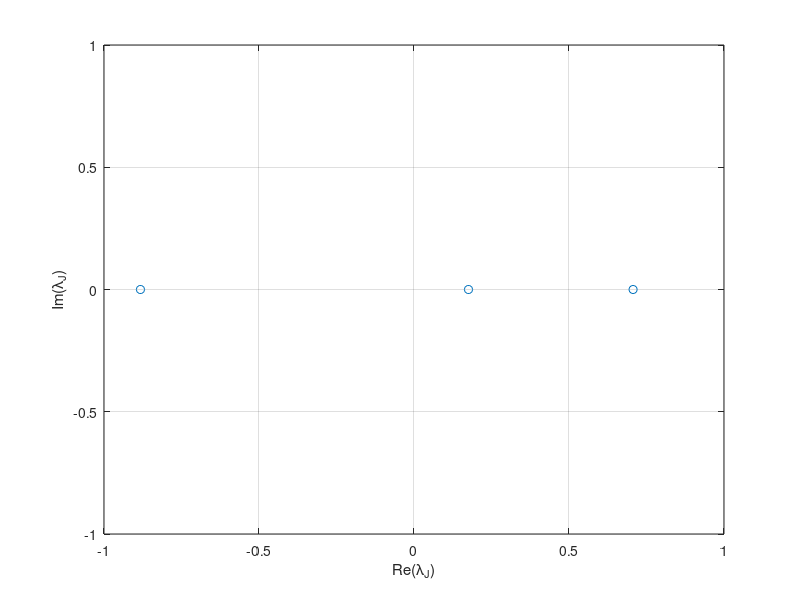
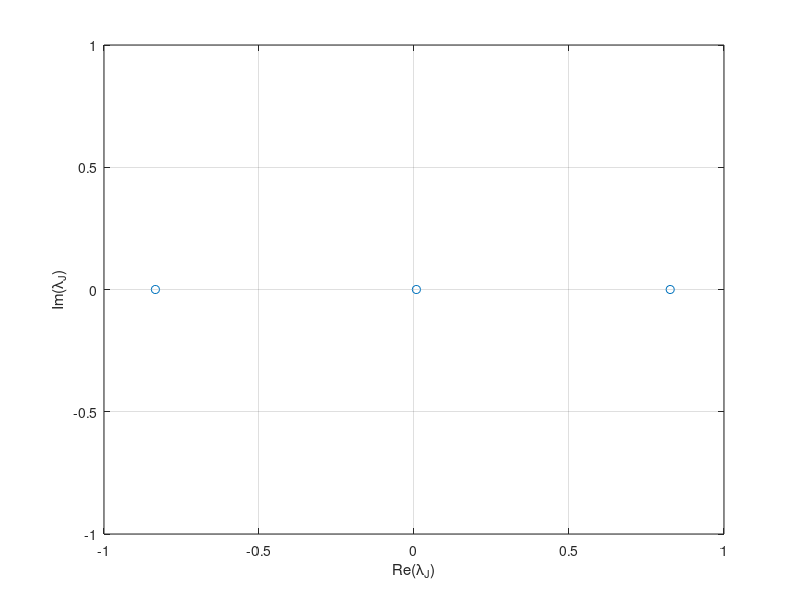

These charts were generated, in order, by the following MATLAB code:


clear all;
%% Onset Conditions
% dimension:
N=3;
% Radius of the N-sphere
R = sqrt(N);
% correlation paramter:
eta=0.0;
% amplitude
JAmp=1;
% Sparsity of J
Mdensity=0;
% Initialise
J=zeros(N,N);



%%%%%%%%%%%%%%%%%%%%%%%%%%%%%%%%%%%%%
%%% Other 
%%%

% Radius of the N-sphere
R_squared = 1 ;
R = sqrt(R_squared);

% Number of time steps:
N_tot=300000;
% Delta t:
Dt=0.001;
% Temperature: Increase it!!!
T=0.000;
% Initialise
J=zeros(N,N);
x=zeros(N,N_tot);

% ICs
var_ICs_X=0.01;
x(:,1)=var_ICs_X*randn(N,1);
M=sum(x(:,1).^2);
% Fix the constraint sum x^2=N for all t
x(:,1)=x(:,1)*sqrt(N)/sqrt(M);

%%%%%%%%%%%%%%%%%%%%%%%%%%%

%% Generate Random Matrix
%%(max eigval UNIQUE and positive):


eta=1;

if eta==0
    button = 0;
    while button < 1  
        J=(JAmp/sqrt(N))*randn(N); 
%         J=J-diag(diag(J)) % Non-selfinteracting
        igval=eig(J);
        eigvalmaxPos = find(igval == max(real(eig(J))));
        if imag(igval(eigvalmaxPos)) == 0
            if igval(eigvalmaxPos) < 0.55 & igval(eigvalmaxPos) > 0.0
                button = button + 1;
            end
        end
        
    end    
 % In case you want sparse:  
 % J=JAmp/sqrt(n)*sprandn(n,n,Mdensity);
else
    a=sqrt(1-eta^2);
    a=sqrt((1-a)/2);
    b=eta/(2*a);    
    J=JAmp/sqrt(N)*randn(N);    
 % In case you want sparse:  
 % J=JAmp/sqrt(n)*sprandn(n,n,Mdensity);
    J=a*J+b*J';
    J=J-diag(diag(J)); % Non-selfinteracting
end;
figure;
plot(real(eig(J)),imag(eig(J)),'o');hold on;grid on;
xlabel('Re(\lambda_J)');
ylabel('Im(\lambda_J)');
hold off;


 %% Generate Random Matrix:
 %%( max eigval COMPLEX CONJUGATE)
if eta==0
    button = 0;
while button < 1  
 J=JAmp/sqrt(N)*randn(N); 
    igval=eig(J);
    eigvalmaxPos = find(real(igval) == max(real(eig(J))));
    if imag(igval(eigvalmaxPos)) ~= 0
        real(igval(eigvalmaxPos))
        if real(igval(eigvalmaxPos)) < .5 & real(igval(eigvalmaxPos)) > 0.00001
        button = button + 1;
        end
    end
end
 % In case you want sparse:  
 % J=JAmp/sqrt(n)*sprandn(n,n,Mdensity);

else
    a=sqrt(1-eta^2);
    a=sqrt((1-a)/2);
    b=eta/(2*a);    
    J=JAmp/sqrt(N)*randn(N);    
 % In case you want sparse:  
 % J=JAmp/sqrt(n)*sprandn(n,n,Mdensity);
    J=a*J+b*J';
    J=J-diag(diag(J));
end;
figure;
plot(real(eig(J)),imag(eig(J)),'o');hold on;grid on;
xlabel('Re(\lambda_J)');
ylabel('Im(\lambda_J)')
hold off;


%% Analytic of the matrix

Jgen = J;
J^(-1)*J;
[V,D] = eig(Jgen);
symJ = (Jgen+Jgen')/2;
skewJ = (Jgen-Jgen')/2;
symJ+skewJ - Jgen;
[Vsym,Dsym] = eig(symJ);
[Vskew,Dskew] = eig(skewJ);
skewJProjectedSym = Vsym'*skewJ*Vsym;
[A,B] = eig(skewJProjectedSym);